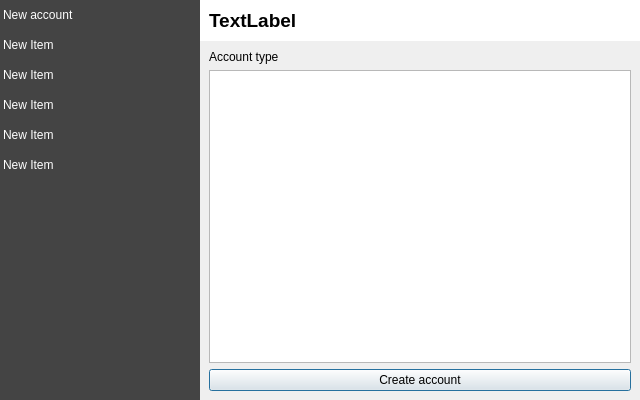
<?xml version="1.0" encoding="UTF-8"?>
<ui version="4.0">
 <class>OptionsDialog</class>
 <widget class="QDialog" name="OptionsDialog">
  <property name="geometry">
   <rect>
    <x>0</x>
    <y>0</y>
    <width>640</width>
    <height>400</height>
   </rect>
  </property>
  <property name="windowTitle">
   <string>Options</string>
  </property>
  <property name="styleSheet">
   <string notr="true">

#pageListWidget {
background: #444
}

QListWidget::item {
height:30px;
color: white;
}

QListWidget::item:selected {
background: white;
color: black;
}

#headerFrame {
background: white;
}

#headerLabel {
font: bold 14pt;
}</string>
  </property>
  <layout class="QHBoxLayout" name="horizontalLayout">
   <property name="spacing">
    <number>0</number>
   </property>
   <property name="leftMargin">
    <number>0</number>
   </property>
   <property name="topMargin">
    <number>0</number>
   </property>
   <property name="rightMargin">
    <number>0</number>
   </property>
   <property name="bottomMargin">
    <number>0</number>
   </property>
   <item>
    <widget class="QListWidget" name="pageListWidget">
     <property name="maximumSize">
      <size>
       <width>200</width>
       <height>16777215</height>
      </size>
     </property>
     <property name="frameShape">
      <enum>QFrame::NoFrame</enum>
     </property>
     <property name="frameShadow">
      <enum>QFrame::Plain</enum>
     </property>
     <item>
      <property name="text">
       <string>New account</string>
      </property>
     </item>
     <item>
      <property name="text">
       <string>New Item</string>
      </property>
     </item>
     <item>
      <property name="text">
       <string>New Item</string>
      </property>
     </item>
     <item>
      <property name="text">
       <string>New Item</string>
      </property>
     </item>
     <item>
      <property name="text">
       <string>New Item</string>
      </property>
     </item>
     <item>
      <property name="text">
       <string>New Item</string>
      </property>
     </item>
    </widget>
   </item>
   <item>
    <layout class="QVBoxLayout" name="verticalLayout">
     <property name="spacing">
      <number>0</number>
     </property>
     <item>
      <widget class="QFrame" name="headerFrame">
       <layout class="QVBoxLayout" name="verticalLayout_2">
        <item>
         <widget class="QLabel" name="headerLabel">
          <property name="text">
           <string>TextLabel</string>
          </property>
         </widget>
        </item>
       </layout>
      </widget>
     </item>
     <item>
      <widget class="QStackedWidget" name="stackedWidget">
       <property name="currentIndex">
        <number>0</number>
       </property>
       <widget class="QWidget" name="page">
        <layout class="QVBoxLayout" name="verticalLayout_4">
         <item>
          <layout class="QVBoxLayout" name="verticalLayout_3">
           <item>
            <widget class="QLabel" name="label">
             <property name="text">
              <string>Account type</string>
             </property>
            </widget>
           </item>
           <item>
            <widget class="QListView" name="listView"/>
           </item>
          </layout>
         </item>
         <item>
          <widget class="QPushButton" name="pushButton">
           <property name="text">
            <string>Create account</string>
           </property>
          </widget>
         </item>
        </layout>
       </widget>
       <widget class="QWidget" name="page_2"/>
      </widget>
     </item>
    </layout>
   </item>
  </layout>
 </widget>
 <resources/>
 <connections/>
</ui>
